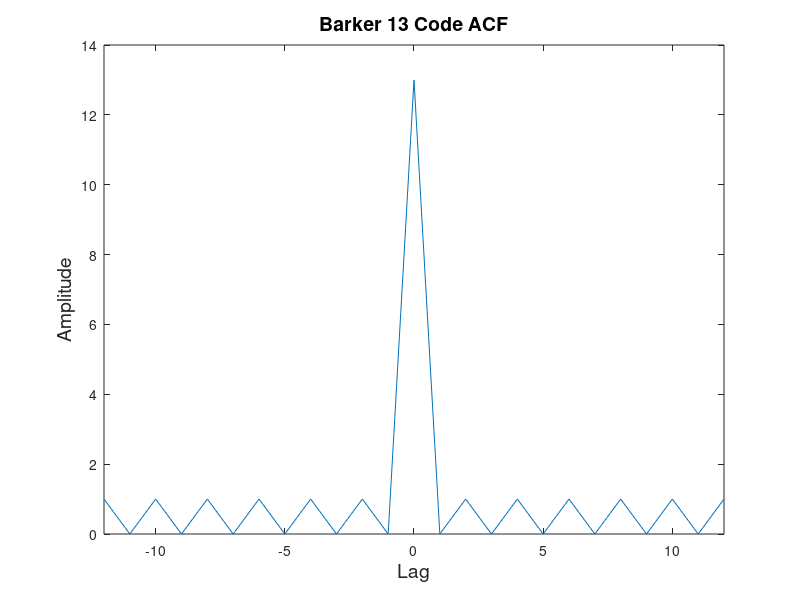
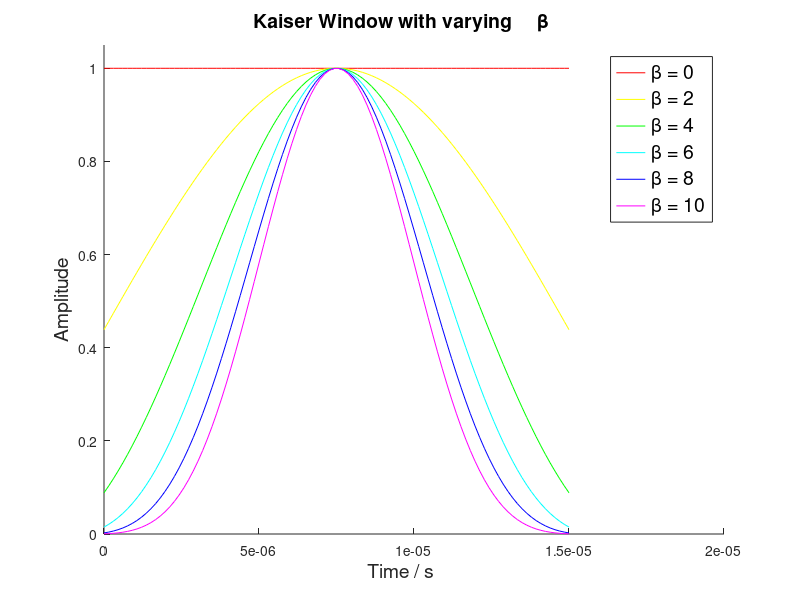

These figures' MATLAB source, in order: (Note: this script raises an error after producing the figures.)
close all;
clear all;

fontsize = 14;

%% first a simple barker ACF
phase = [ 1 1 1 1 1 -1 -1 1 1 -1 1 -1 1];
x = -12:1:12;

acf = abs(xcorr(phase,phase));

fig = figure;
plot(x, acf);
title('Barker 13 Code ACF', 'FontSize', fontsize);
ylabel('Amplitude    ', 'FontSize', fontsize);
xlabel('Lag', 'FontSize',fontsize);
xlim([-12 12]);
filename = '../thesis/figures/barker13-acf.png';
print(fig, '-dpng', '-r300', filename);



%% kaiser parameters
N=6;
points = 100
kaiser_params = linspace(0,10,N);
s = cell(1,N);
C = [1 0 0; 1 1 0; 0 1 0; 0 1 1; 0 0 1; 1 0 1];
fig = figure;
hold on;
x = linspace(0,15e-6,points);
for i=1:length(kaiser_params)
  amp = kaiser(points, kaiser_params(i))';
  h(i) = plot(x, amp, 'Color', C(i, :));
  s{i} = sprintf('\\beta = %d', kaiser_params(i));
end
ind = [1 2 3 4 5 6];
leg=legend(h(ind),s{ind});
set(leg, 'FontSize', fontsize);
title('Kaiser Window with varying     \beta     ', 'FontSize', fontsize);
ylabel('Amplitude    ', 'FontSize', fontsize);
xlabel('Time / s     ', 'FontSize',fontsize);
ylim([0 1.05]);

filename = '../thesis/figures/kaiserparams.png';
print(fig, '-dpng', '-r300', filename);

%% LFM whole AF
v_max = 100000;
carrier = 9.55e9;
series_name = 'lfm-full';
plot_title = 'LFM';
lim = inf;


f_points = 100;
impulse_response = [];
phase = [];
B = 5e6;

tau = 15e-6;
fs = 8e7;
N = tau*fs;
amp = ones(1,N);
f_signal = linspace(-B/2,B/2,N);

[clean_signal signal new_tau] = makesignal(amp, phase, f_signal, impulse_response, tau, fs);
[delay v the_af] = af(signal, clean_signal, new_tau, fs, v_max, f_points, carrier);
t_str = sprintf('%s ( \\tau=15 \\mus, f=%1.2f GHz )      ', plot_title, carrier./1e9);
fig = plotaf(t_str, delay,v,the_af);
xlim([-lim lim]);
filename = sprintf('../thesis/figures/%s-%ius.png', series_name,tau*1e6);
print(fig, '-dpng', '-r300', filename);

%% Pulse whole AF
v_max = 6000;
carrier = 9.55e9;

f_points = 100;
impulse_response = [];
phase = [];
B = 5e6;

tau = 15e-6;
fs = 8e7;
N = tau*fs;
amp = ones(1,N);

[clean_signal signal new_tau] = makesignal(amp, phase, [], impulse_response, tau, fs);
[delay v the_af] = af(signal, clean_signal, new_tau, fs, v_max, f_points, carrier);
t_str = sprintf('Pulse ( \\tau=15 \\mus, f=%1.2f GHz )      ', carrier./1e9);
fig = plotaf(t_str, delay,v,the_af, true);
filename = '../thesis/figures/pulsefullaf.png';
print(fig, '-dpng', '-r300', filename);

%% Kaiser FFT
close all;

tau = 15e-6;
N = 256;
a = ones(1,20);
a = fftshift(abs(fft(a, N)));


b = kaiser(20,1);
b = fftshift(abs(fft(b, N)));


c = kaiser(20,10);
c = fftshift(abs(fft(c, N)));

d = kaiser(20,20);
d = fftshift(abs(fft(d, N)));

x = linspace(-N/2,N/2-1,N)/tau/1e3;
fig = figure;
plot(x,a,'--',x,b,x,c,x,d);
xlabel('Frequency / kHz', 'FontSize', fontsize);
ylabel('Amplitude', 'FontSize', fontsize);
leg = legend('rect. pulse','Kaiser \beta=1', 'Kaiser \beta=10', 'Kaiser \beta=20');
set(leg, 'FontSize', fontsize);
xlim([-.8e4 .8e4]);
filename = '../thesis/figures/fftspec.png';
print(fig, '-dpng', '-r300', filename);

%% LFM waveform
series_name = 'lfm-waveform';

impulse_response = [];
phase = [];
B = 5e6;
tau = 5e-6;
fs = 8e7;
N = tau*fs;
amp = ones(1,N);
f_signal = linspace(0,B,N);

[clean_signal signal new_tau] = makesignal(amp, phase, f_signal, impulse_response, tau, fs);
fig = figure;
x = linspace(0,tau,N);
plot(x,real(clean_signal));
xlim([0,tau]);
title('LFM waveform, \tau=5 \mus    ', 'FontSize',fontsize);
xlabel('Pulse length \tau    ', 'FontSize',fontsize);
ylabel('Amplitude       ', 'FontSize', fontsize);
filename = sprintf('../thesis/figures/%s-%ius.png', series_name,tau*1e6);
print(fig, '-dpng', '-r300', filename);


%% simple pulse waveform show-n-tell
impulse_response = [];
phase = [];
B = 5e6;
tau = 15e-6;
fs = 8e7;
N = tau*fs;
X = 100;
Y = 2000;
amp = [zeros(1,X) ones(1,N) zeros(1,X)];
f_signal = [zeros(1,X) 8e5*ones(1,N) zeros(1,X)];
[s signal new_tau] = makesignal(amp, phase, f_signal, impulse_response, tau, fs);

s = [s zeros(1, Y) s];

new_N = 2*N+4*X+Y;
x = 1:new_N;
fig = figure;
plot(x, real(s), x, abs(s), '--'); 
ylim([-1.1 1.1]);
xlim([0 new_N]);
xlabel('Time    ', 'FontSize', fontsize);
filename = '../thesis/figures/basic_waveform.png';
print(fig, '-dpng', '-r300', filename);


%% pulse spectrum

fontsize = 13;
impulse_response = [];
phase = [];
B = 5e6;
tau = 15e-6;
fs = 1e8;
N = tau*fs;
fftN = 2^nextpow2(8*N);
amp = ones(1,N);
[s signal new_tau] = makesignal(amp, phase, [], impulse_response, tau, fs);

ss = fftshift(abs(fft(s, fftN)));
ss = 20*log10(ss/max(ss));


x=linspace(-N/2,N/2-1,fftN)/tau/1e6;
fig = figure;
plot(x,ss);
xlabel('Frequency / MHz','FontSize', fontsize);
ylabel('dB   ','FontSize', fontsize);
title('Rectangular Pulse    ','FontSize', fontsize);
xlim([-4 4]);
filename = '../thesis/figures/pulsespectrum.png';
print(fig, '-dpng', '-r300', filename);
